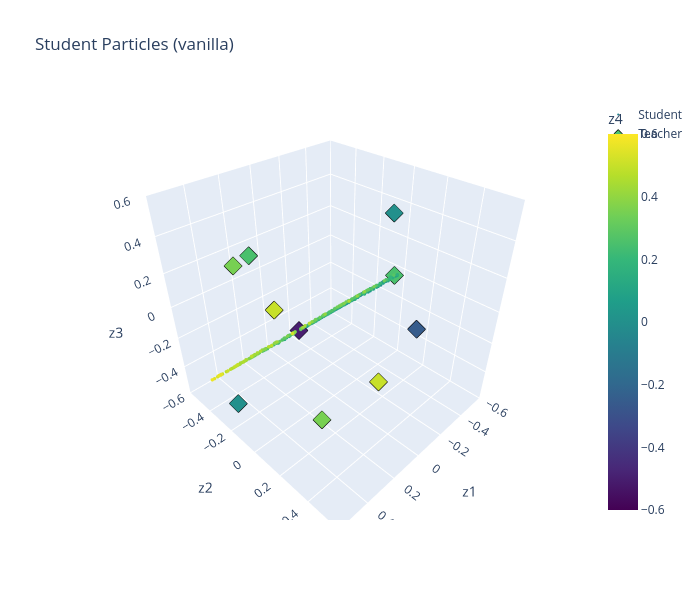

Source (notebook cell):
### Code cell
plot_particles_3d(h_vanilla["particles"][-1], teacher, "Student Particles (vanilla)")

### Figure 1 — Plotly figure (JSON) as saved in the notebook; plotly's stock layout.template omitted (floating-point values rounded to 4 significant figures; data arrays with more than 128 entries replaced by an {"elided": "..."} marker saying what was removed)
{"data": [{"marker": {"cmax": 0.6, "cmin": -0.6, "color": {"elided": "500 float values"}, "colorbar": {"title": {"text": "z4"}}, "colorscale": [[0, "#440154"], [0.1111, "#482878"], [0.2222, "#3e4989"], [0.3333, "#31688e"], [0.4444, "#26828e"], [0.5556, "#1f9e89"], [0.6667, "#35b779"], [0.7778, "#6ece58"], [0.8889, "#b5de2b"], [1, "#fde725"]], "size": 2}, "mode": "markers", "name": "Student", "type": "scatter3d", "x": {"elided": "500 float values"}, "y": {"elided": "500 float values"}, "z": {"elided": "500 float values"}}, {"marker": {"cmax": 0.6, "cmin": -0.6, "color": [0.25, 0.5, 0.0, 0.5, 0.35, -0.5, 0.25, -0.25, 0.0, 0.35], "colorscale": [[0, "#440154"], [0.1111, "#482878"], [0.2222, "#3e4989"], [0.3333, "#31688e"], [0.4444, "#26828e"], [0.5556, "#1f9e89"], [0.6667, "#35b779"], [0.7778, "#6ece58"], [0.8889, "#b5de2b"], [1, "#fde725"]], "line": {"color": "black", "width": 1}, "size": 6, "symbol": "diamond"}, "mode": "markers", "name": "Teacher", "type": "scatter3d", "x": [-0.5, 0.25, -0.25, 0.0, 0.35, 0.25, 0.5, 0.0, 0.5, 0.35], "y": [0.0, 0.5, 0.15, -0.5, -0.35, 0.0, 0.0, 0.5, -0.25, 0.25], "z": [0.0, 0.0, 0.5, -0.25, 0.25, 0.0, 0.5, 0.15, -0.5, -0.35]}], "layout": {"height": 600, "scene": {"xaxis": {"range": [-0.6, 0.6], "title": {"text": "z1"}}, "yaxis": {"range": [-0.6, 0.6], "title": {"text": "z2"}}, "zaxis": {"range": [-0.6, 0.6], "title": {"text": "z3"}}}, "title": {"text": "Student Particles (vanilla)"}, "width": 700}}
